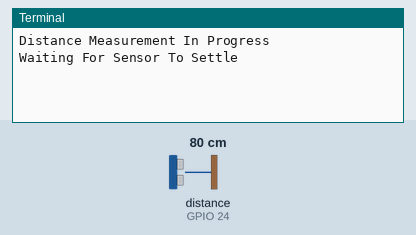
This program was run on a simulated Raspberry Pi (BCM pin numbers). Shown: the last lines printed to the terminal. The inputs (shaded band) are chosen by the test bench; at power-on: distance to the obstacle (sensor on GPIO 24) 80 cm. The echo pulse lasts 58.3 µs per cm; the clock reads 2024-03-15 10:24:30 at power-on unless the program sets it; speech is not drawn; the words are listed on the console.

Above: at 1.2 s.
1.3 s: distance to the obstacle (sensor on GPIO 24) set to 2 cm
At 3.2 s:
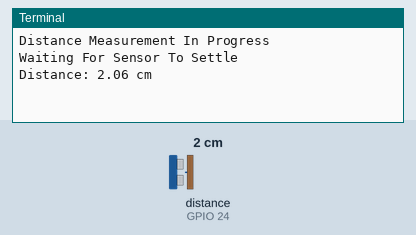
7.5 s: distance to the obstacle (sensor on GPIO 24) set to 4 cm
At 9.0 s:
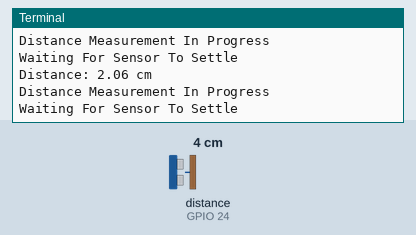

The program:

voicenavigation.py
```python
import RPi.GPIO as GPIO
import time
import pyttsx
engine = pyttsx.init()
GPIO.setmode(GPIO.BCM)

TRIG = 23
ECHO = 24
while 1:

    GPIO.setmode(GPIO.BCM)
    print "Distance Measurement In Progress"
    GPIO.setup(TRIG,GPIO.OUT)
    GPIO.setup(ECHO,GPIO.IN)

    GPIO.output(TRIG, False)
    print "Waiting For Sensor To Settle"
    time.sleep(2)

    GPIO.output(TRIG, True)
    time.sleep(0.00001)
    GPIO.output(TRIG, False)

    while GPIO.input(ECHO)==0:
        pulse_start = time.time()

    while GPIO.input(ECHO)==1:
        pulse_end = time.time()
    pulse_duration = pulse_end - pulse_start

    distance = pulse_duration * 17150

    distance = round(distance, 2)

    print "Distance:",distance,"cm"
    if distance <= 10:

        engine.say("Alert")
        engine.runAndWait()
        time.sleep(2)
    GPIO.cleanup()
```

Measured:
- after the input at 1.3 s, the terminal: prints a new line after 0.70 s (image 1)
